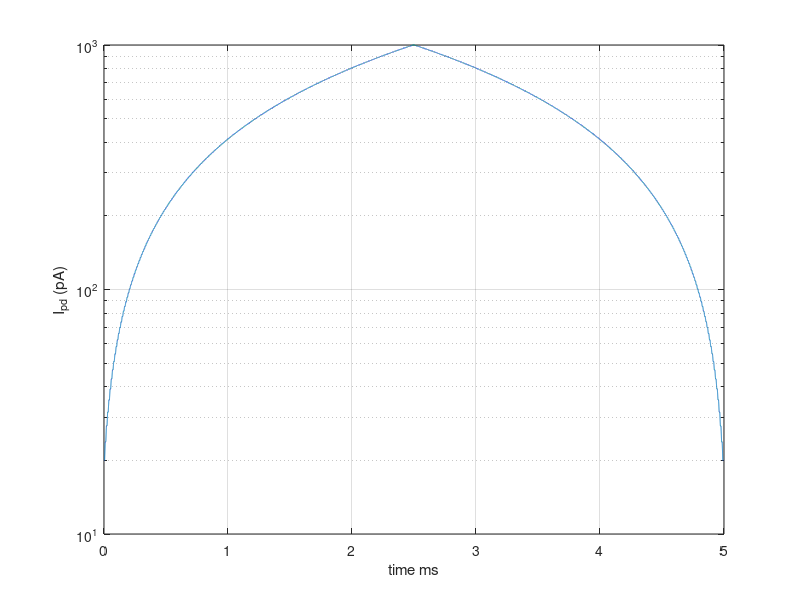
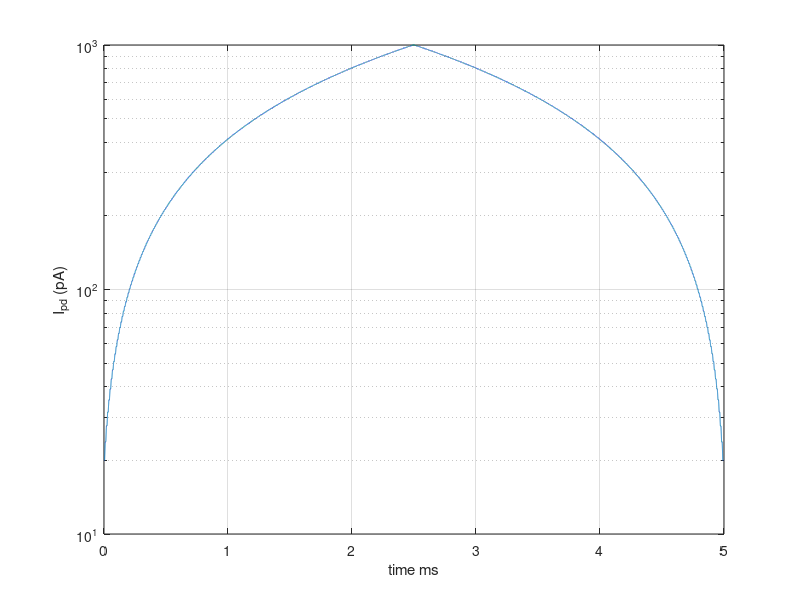

These charts were generated, in order, by the following MATLAB code:
% It script creates a triangule wave as steps that increases progessive

%function []=spiralNxM(N,M,freq)

%         <------- N ------>
%         ^ Pix0 Pix1 .....
%         |   .
%         |     .
%         M       .
%         |         .
%         |           .PixN,M

% The curve is similar to:
%
%       __
%     _|  |_
%   _|      |_
% _|          |_

tic;

clear all;clc;close all;

N = 2; 
M = 2;
quant_pixel=N*M;
freq = 200;
resol = 256; % Count colours that we wanna to see 
rpm = freq*60;
t_hold = (1/freq)/resol;
samplesPerHold = 2; 
T = t_hold*resol;
scaleTime = 1e3;

curr_path = pwd;
PATH_input = '/home/netware/users/jpgironruiz/Desktop/Documents/Cadence_analysis/Inputs/';
%PATH_input = '/sdcard/documents/MSc/Cadence_analysis/Inputs/';

cd(PATH_input);
nameSignal = strcat('TrianguleWave',int2str(N),'X',int2str(M),'_',int2str(freq));
name_folder = strcat(nameSignal,'/');
[s,mess1,mess2]=mkdir(name_folder);

if (~strcmp(mess1,''))
   
    rmdir(name_folder,'s');
    mkdir(name_folder);
end
PATH_input = strcat(PATH_input,nameSignal,'/');
cd(curr_path);

Imax = 1e-9;
Imin = 20e-12;
deltaI = (Imax - Imin)/(resol-1);

deltat = (T/2)/(samplesPerHold*resol); % T/2 porque es para arriba y para abjao en el mismo periodo
t = 0:deltat:T;
len_t = length(t);

if (rem(len_t,2) ~= 0 )
    t = 0:deltat:T-deltat;
    len_t = length(t);
end

I_ph = zeros(1,len_t);
I = Imin;
i = 0;

for p=0:quant_pixel-1
    
    i = 0;
    while ( i<=len_t)

        if ( i < len_t/2)

            I_ph(i+1:i+samplesPerHold) = I;
            I = I + deltaI;


        else

            I = I - deltaI;
            I_ph(i+1:i+samplesPerHold) = I;

        end

        if ( i + samplesPerHold <len_t)
            i = i+samplesPerHold;
        else
            i = len_t + 1;
        end

    end
    signal(:,1) = t';
    signal(:,2) = I_ph';
    
    % interp1
    cd(PATH_input)
    t_start=t(1);
 	t_stop=t(length(t));
 	time_interp = t_start:t_stop/(25*len_t*samplesPerHold):t_stop;
 	I_pd_interp = interp1(t,I_ph,time_interp,'linear');
    name_file = strcat(nameSignal,'_',num2str(p),'.csv');
	dlmwrite(name_file,[time_interp' I_pd_interp'],'delimiter',' ','precision',10,'newline','unix');
    

end

cd(PATH_input)
data_tmp=importdata(name_file);
t=data_tmp(:,1);
period = t(length(t));
fid = fopen('README.txt','wt');
fprintf(fid,' N %d\n M %d\n T %d \n freq %d (Hz) \n Period_total %d',N,M,period,1/period,period+200e-6);
fclose(fid);

h=figure(1);
semilogy(time_interp*scaleTime,I_pd_interp*1e12);
xlabel('time ms')
ylabel('I_{pd} (pA)')
grid on;
saveas(h,strcat(nameSignal,'.png'),'png');
saveas(h,strcat(nameSignal,'.fig'),'fig');
cd(curr_path);
